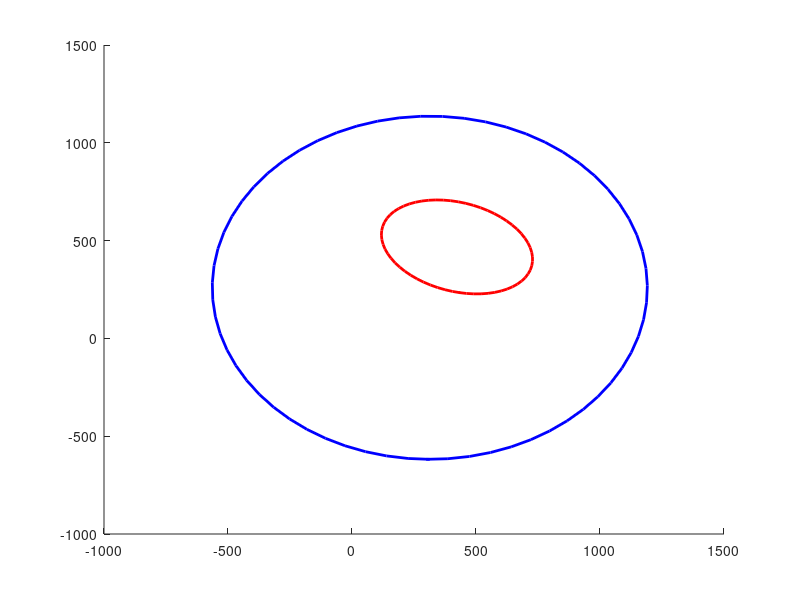

Reproduce this figure in MATLAB. (Note: this script raises an error after producing the figure.)
%% Script to test the pipeline.
clear all;
close all;

% Create a circle.
t = 0:.1:2*pi+.1;
P = [5*sin(t); 5*cos(t); -3*ones(size(t))];

% Intrinsic matrix.
K = [526.37013657 0 313.68782938; 0 526.37013657 259.01834898; 0 0 1];

% Create extrinsic matrices. (Camera to World).
deg = 20;
deg2 = 10;
M1 = eye(3, 4);
R = [1 0 0; 0 cosd(deg) -sind(deg); 0 sind(deg) cosd(deg)]*[cosd(deg2) -sind(deg2) 0; sind(deg2) cosd(deg2) 0; 0 0 1];
t = [2; 2; 5];
C2 = [R t]; % Location of camera.
M2 = [R' -R'*t];

% Create the simulated points from the first camera.
p1 = K*M1*[P; ones(1, 64)];
% Normalize so the third coordinate is 1.
p1 = p1./p1(3, 3);

% Create the simulated points from the second camera.
p2 = K*M2*[P; ones(1, 64)];
% Normalize so the third coordinate is 1.
p2 = p2./p2(3, 3);

figure;
hold on;
plot(p1(1, :), p1(2, :), 'b', 'LineWidth', 2);
plot(p2(1, :), p2(2, :), 'r', 'LineWidth', 2);

%% Test the function.
% Derive the rotation and translation of the camera given the point
% correspondences.
[H, E, F] = computeEssentialMatrix(p1(1:2, :)', p2(1:2, :)');

norm(H(1:3, 1:3) - M2(:, 1:3), 'fro')

%% Evaluate the function:
% Estimate scale.
H(1:3, 4) = H(1:3, 4) * 30;

% Calculate the 3D points that correspond to the given H matrix.
P2 = triangulate(K*eye(3, 4), p1', K*H(1:3, :), p2');

%% Visualize the generated 3D pointcloud.
figure;
hold on;
axis equal;
plot3(P2(:, 1), P2(:, 2), P2(:, 3), 'b.--');
axis([-5 5 -5 5 -5 5]);
colors = ['r' 'g' 'b'];
% Plot the first camera.
o = M1(:, 4);
for i=1:3
    caxis = [o o+1*M1(:, i)];
    plot3(caxis(1, :), caxis(2, :), caxis(3, :), colors(i), 'LineWidth', 2);
end
plot3(o(1), o(2), o(3), 'bx', 'MarkerSize', 10);
% Plot the second camera.
o = C2(:, 4);
for i=1:3
    caxis = [o o+1*C2(:, i)];
    plot3(caxis(1, :), caxis(2, :), caxis(3, :), colors(i), 'LineWidth', 2);
end
plot3(o(1), o(2), o(3), 'ro', 'MarkerSize', 10);
